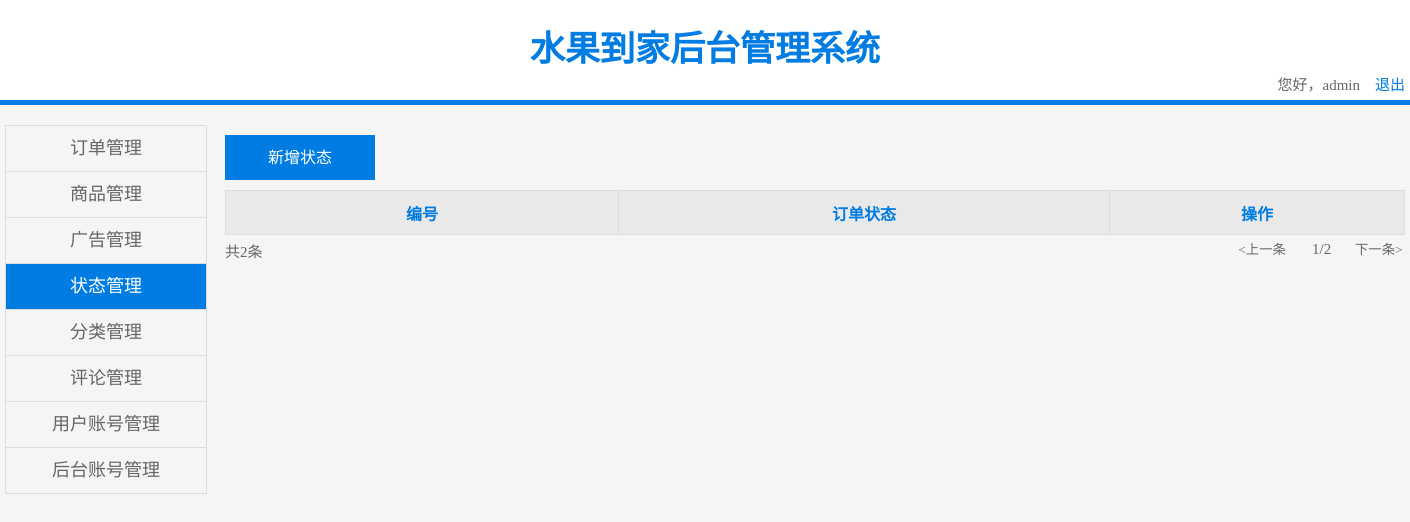
The app's page /admin/status.php, older data.
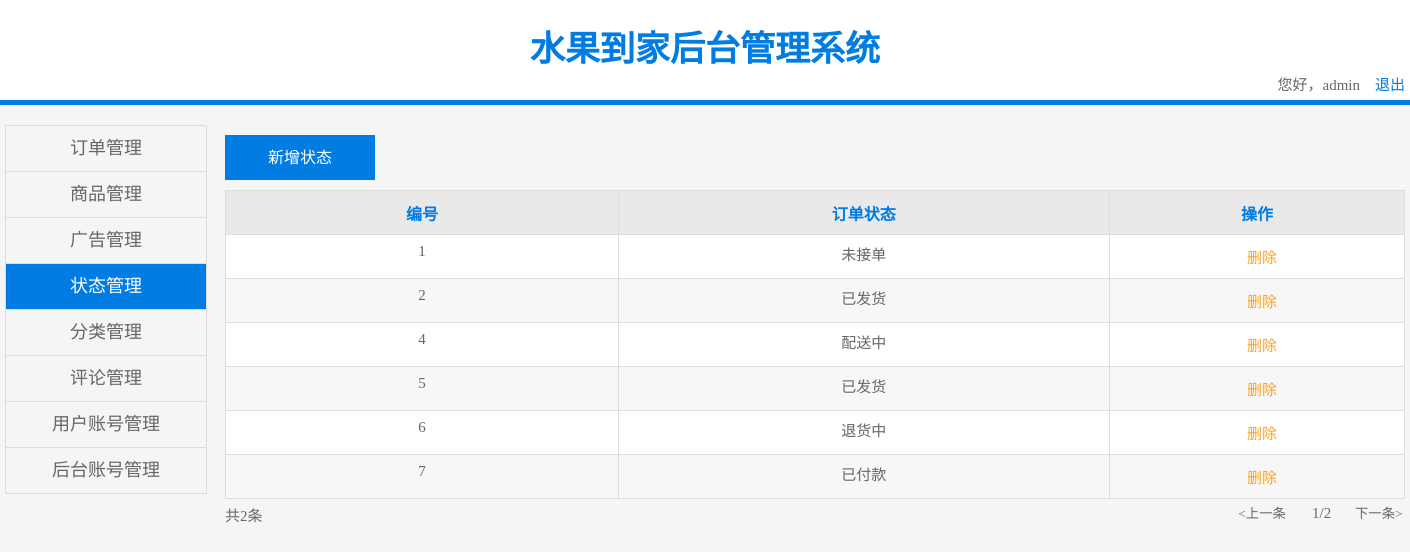
The same page, newer data.
### tables this page shows
CREATE TABLE `status` (
  `id` int(10) unsigned NOT NULL AUTO_INCREMENT,
  `name` varchar(50) NOT NULL,
  PRIMARY KEY (`id`)
);

### admin/status.php (the view, shortened to what this page needs)
<?php
    $sql = "select * from status";
    $rst = mysql_query($sql);
?>
<!DOCTYPE html>
<html lang="en">
<head>
    <link href="css/public.css" type="text/css" rel="stylesheet"/>
    <link href="css/order_statistics.css" type="text/css" rel="stylesheet"/>
</head>
<body>
    <div class="header">
        <div class="header_size">
            <p class="header_title">水果到家后台管理系统 </p>
            <span class="header_exit">您好，admin&nbsp;&nbsp;&nbsp; <a href="#">退出</a></span>
        </div>
    </div>
    <div class="content">
        <div class="con_con">
            <ul class="nav">
                <li><a href="#">订单管理</a></li>
                <li><a href="product.php">商品管理</a></li>
                <li><a href="#">广告管理</a></li>
                <li><a href="status.php" class="active">状态管理</a></li>
                <li><a href="class.php">分类管理</a></li>
                <li><a href="comment.php">评论管理</a></li>
                <li><a href="business.php">用户账号管理</a></li>
                <li><a href="#">后台账号管理</a></li>
            </ul>
            <div class="right">
                 <p class="add"><input type="text" value="新增状态"  onfocus="this.blur()" class="add_newAdv"></p>
                <table class="details">
                    <tr>
                        <th class="classification">编号</th>
                        <th class="name">订单状态</th>
                        <th class="number">操作</th>
                    </tr>
                    <?php while($row=mysql_fetch_assoc($rst)){ ?>
                        <tr>
                            <td class="classification"><span><?php echo $row['id']; ?></span></td>
                            <td class="name"><span><?php echo $row['name']; ?></span></td>
                            <td class="number">
                                <a href="./page/status/delete.php?id=<?php echo $row['id']; ?>&name=<?php echo $row['name']; ?>" class="Delete">删除</a>
                            </td>
                        </tr>
                    <?php } ?>
                </table>
                <div class="page">
                    <p class="left">共2条</p>
                    <p class="right">
                        <input type="text" value="<上一条" onfocus="this.blur()">
                        <span>1/2</span>
                        <input type="text" value="下一条>" onfocus="this.blur()">
                    </p>
                </div>
            </div>
        </div>
    </div>
</body>
</html>

Row changes from the older to the newer data that the page shows:
added status: id "1", name "未接单"
added status: id "2", name "已发货"
added status: id "4", name "配送中"
added status: id "5", name "已发货"
added status: id "6", name "退货中"
added status: id "7", name "已付款"
